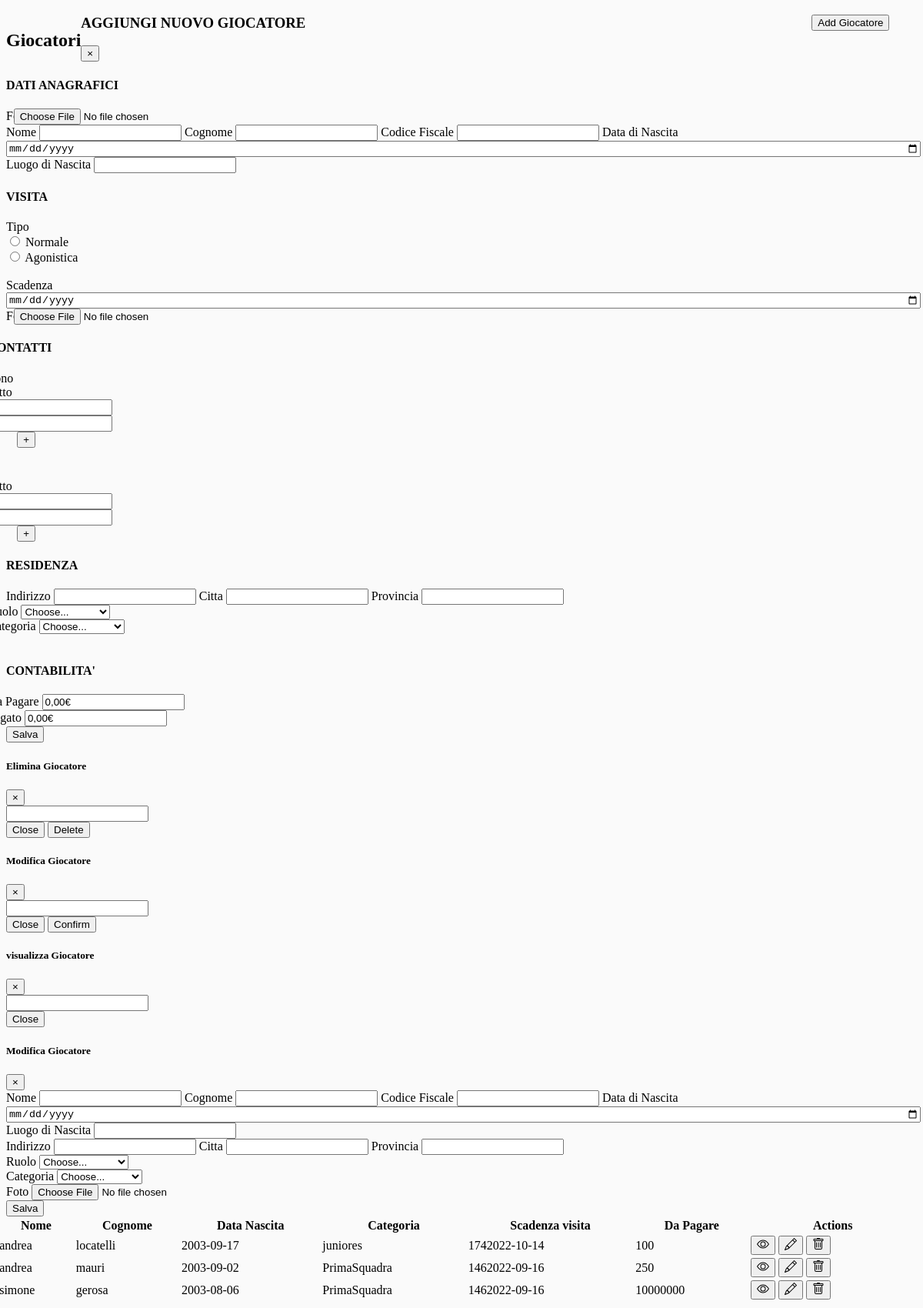
The app's page /gestionale/pagine/AreaTesserati/giocatori/giocatori.php (signed in), older data.
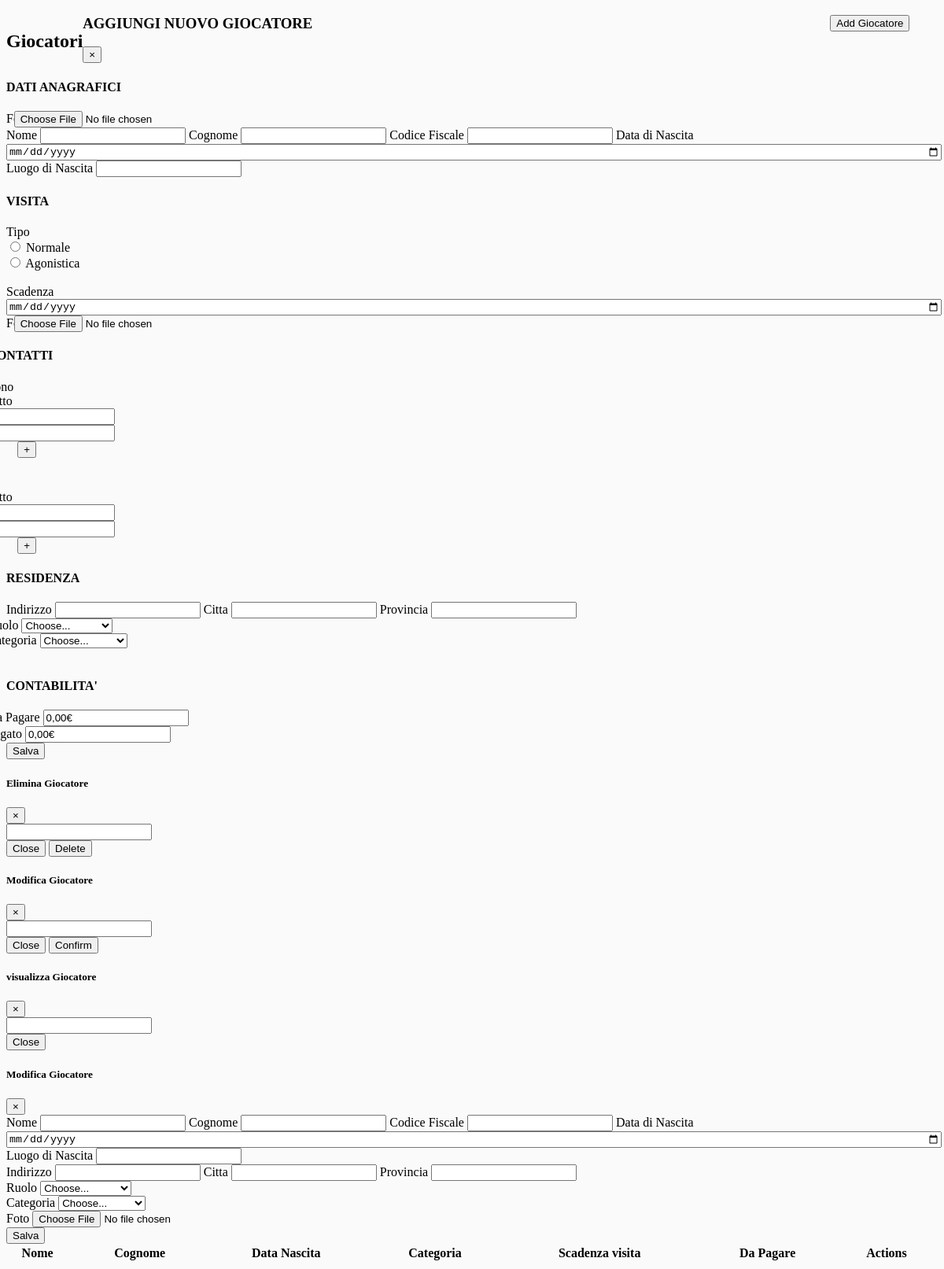
The same page, newer data.
### tables this page shows
CREATE TABLE `tesserato` (
  `id` int(11) NOT NULL,
  `cf` varchar(16) NOT NULL,
  `nome` varchar(32) NOT NULL,
  `cognome` varchar(32) NOT NULL,
  `dataNascita` date NOT NULL,
  `luogoNascita` varchar(32) NOT NULL,
  `tipo` int(11) NOT NULL,
  `ruolo` char(1) DEFAULT NULL,
  `idVisita` int(11) DEFAULT NULL,
  `via` varchar(32) NOT NULL,
  `provincia` varchar(32) NOT NULL,
  `citta` varchar(32) NOT NULL,
  `linkFoto` varchar(255) DEFAULT NULL,
  `daPagare` int(11) NOT NULL DEFAULT 0,
  `pagato` int(11) NOT NULL DEFAULT 0,
  `idCategoria` int(11) NOT NULL
);

CREATE TABLE `categoria` (
  `id` int(11) NOT NULL,
  `nome` varchar(32) NOT NULL,
  `palloni` int(11) NOT NULL,
  `pettorine` int(11) NOT NULL,
  `linkFotoSquadra` varchar(255) NOT NULL
);

CREATE TABLE `visita` (
  `id` int(11) NOT NULL,
  `tipo` int(11) NOT NULL,
  `scadenza` date NOT NULL,
  `foto` varchar(255) NOT NULL
);

### gestionale/pagine/AreaTesserati/giocatori/tabellaGiocatori.php (the view, shortened to what this page needs)
<div class="limiter pt-3" style="margin-left:-1%">
    <div class="container-table100">
        <div class="wrap-table100">
            <div class="table100">
                <?php
                require_once '../config.php';
                $sql = "SELECT tesserato.id, tesserato.daPagare, tesserato.nome, tesserato.cognome, tesserato.dataNascita, categoria.nome as prova, visita.scadenza FROM `tesserato`
                INNER JOIN visita
                on idVisita=visita.id
                INNER JOIN categoria
                on idCategoria=categoria.id
                WHERE tesserato.tipo='0'";
                echo "<table class='display shadow-lg tabellaGiocatori' style='width:100%'><thead><tr>";
                echo "      <th class='pl-4'> Nome</th>";
                echo "      <th> Cognome</th>";
                echo "      <th> Data Nascita</th>";
                echo "      <th> Categoria </th>";
                echo "      <th> Scadenza visita </th>";
                echo "      <th> Da Pagare </th>";
                echo "      <th class='column4'> Actions</th>";
                echo "</tr></thead><tbody>";
                if ($result = mysqli_query($link, $sql)) {
                    if (mysqli_num_rows($result) > 0) {
                        while ($row = mysqli_fetch_array($result)) {
                            echo "<tr>";
                            echo "<td class='pl-4'>" . $row['nome'] . "</td>";
                            echo "<td>" . $row['cognome'] . "</td>";
                            echo "<td>" . $row['dataNascita'] . "</td>";
                            echo "<td>" . $row['prova'] . "</td>";
                            $date1 = $row['scadenza'];
                            $dataOggi = date("Y/m/d");
                            $differenza = floor((strtotime($date1) - strtotime($dataOggi)) / 86400);
                            if ($differenza > 30) {
                                echo "<td><span class='dot-red mr-3 '></span>" . $differenza . $row['scadenza'] . "</td>";
                            } else if ($differenza > 0) {
                                echo "<td><span class='dot-orange mr-3 '></span>" . $row['scadenza'] . "</td>";
                            } else {
                                echo "<td><span class='dot-green mr-3 '></span>" . $row['scadenza'] . "</td>";
                            }
                            echo "<td>" . $row['daPagare'] . "</td>";
                            echo "<td class='column4 pr-4'>
                                            <button type='button' class='btn btn-outline-primary' data-bs-toggle='modal' data-bs-target='#visualizza' data-bs-whatever='" . $row['id'] . "'>
                                            </button>
                                            <button type='button' class='btn btn-outline-success' data-bs-toggle='modal' data-bs-target='#editMister' data-bs-whatever='" . $row['id'] . "'>
                                            </button>
                                            <button type='button' class='btn btn-outline-danger' data-bs-toggle='modal' data-bs-target='#elimina' data-bs-whatever='" . $row['id'] . "'>
                                            </button>
                                            " . "</td>";
                        }
                    }
                } else {
                    echo "ERROR: Could not able to execute $sql. " . mysqli_error($link);
                }
                echo "</tbody></table>";
                ?>
            </div>
        </div>
    </div>
</div>

Row changes from the older to the newer data that the page shows:
removed tesserato: nome "andrea", cognome "locatelli", dataNascita "2003-09-17", categoria.nome "juniores", idVisita.scadenza "174", idVisita.scadenza "2022-10-14", daPagare "100"
removed tesserato: nome "andrea", cognome "mauri", dataNascita "2003-09-02", categoria.nome "PrimaSquadra", idVisita.scadenza "146", idVisita.scadenza "2022-09-16", daPagare "250"
removed tesserato: nome "simone", cognome "gerosa", dataNascita "2003-08-06", categoria.nome "PrimaSquadra", idVisita.scadenza "146", idVisita.scadenza "2022-09-16", daPagare "10000000"
